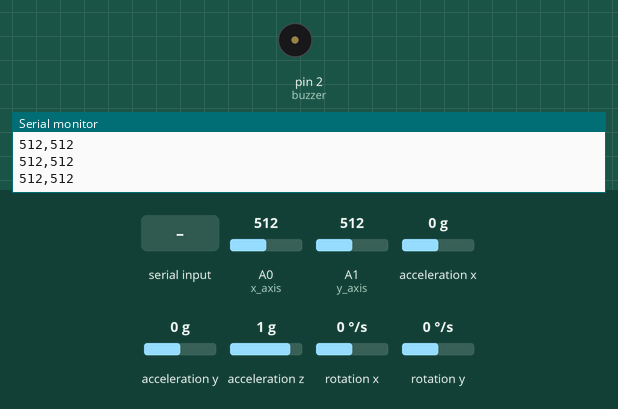
Recording of a sketch running on a simulated Arduino Uno, built with avr-gcc and run on an emulated ATmega328P. Parts: buzzer (waves = sounding), the last lines printed to the serial monitor. Wiring (inferred from the names in the program): MPU-6050 motion sensor at I2C address 0x68. Inputs (shaded band) come from the test bench; at power-on: A0 (x_axis) = 512, A1 (y_axis) = 512, acceleration x 0 g, acceleration y 0 g, acceleration z 1 g, rotation x 0 °/s, rotation y 0 °/s.

Above: at 1.2 s.
1.3 s: "E" received over Serial
At 1.66 s:
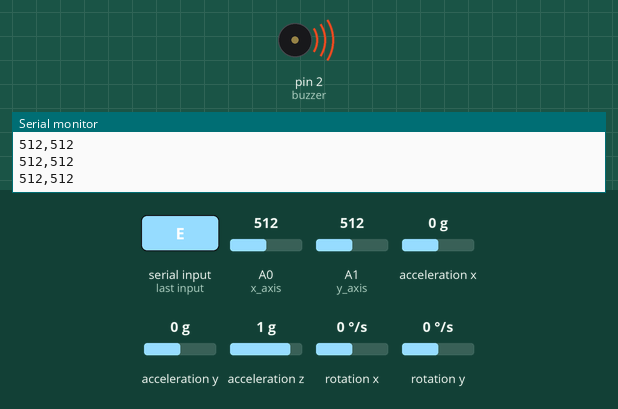
3.3 s: A0 (x_axis) set to 716
4.8 s: A1 (y_axis) set to 716
6.3 s: A0 (x_axis) set to 992
7.8 s: A1 (y_axis) set to 992
Timing chart, 0 to 10.3 s (numbered marks = the images above; inputs shaded):
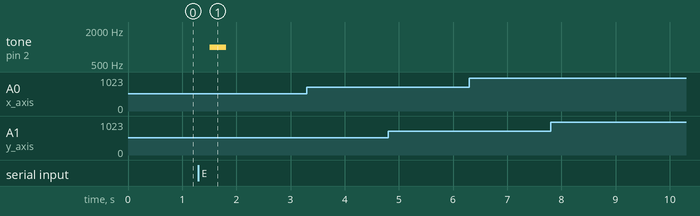

Measured:
- after the input at 1.3 s, tone on pin 2 (buzzer): silent → 1000 Hz after 0.21 s, → silent 0.30 s later

The sketch:

GyroJoy.ino
```cpp
#include<Wire.h>

int XVal;
int YVal;
int16_t AccelX;
int16_t AccelY;
int16_t AccelZ;
int16_t Temp;
int16_t GyroX;
int16_t GyroY;
int16_t GyroZ;

int setting = 0;
int incomingByte = 0;
const int x_axis = A0;
const int y_axis = A1;
const int buzzer = 2;
const int MPU_addr = 0x68;

void setup(){
  Serial.begin(9600);
  Wire.begin();
  Wire.beginTransmission(MPU_addr);
  Wire.write(0x6B);  // PWR_MGMT_1 register
  Wire.write(0);     // set to zero (wakes up the MPU-6050)
  Wire.endTransmission(true);
  pinMode(x_axis, INPUT);
  pinMode(y_axis, INPUT);
  pinMode(buzzer, OUTPUT);
}

void loop() {
  noTone(buzzer);
  Wire.beginTransmission(MPU_addr);
  Wire.write(0x3B);
  Wire.endTransmission(false);
  Wire.requestFrom(MPU_addr, 12, true);

  XVal = analogRead(x_axis);
  YVal = analogRead(y_axis);

  AccelX = Wire.read() << 8 | Wire.read();
  AccelY = Wire.read() << 8 | Wire.read();
  AccelZ = Wire.read() << 8 | Wire.read();
  GyroX = Wire.read() << 8 | Wire.read();
  GyroY = Wire.read() << 8 | Wire.read();
  GyroZ = Wire.read() << 8 | Wire.read();

  if (setting == 0) {
    Serial.print(XVal);
    Serial.print(',');
    Serial.println(YVal);
  }

  if (setting == 1) {
    Serial.print(GyroX);
    Serial.print(',');
    Serial.println(GyroY);
  }

  if (Serial.available() > 0){
    incomingByte = Serial.read();
  }

  if (incomingByte == 'E'){
    tone(buzzer, 1000);
    incomingByte = 0;
  }

  delay(300);
}
```
